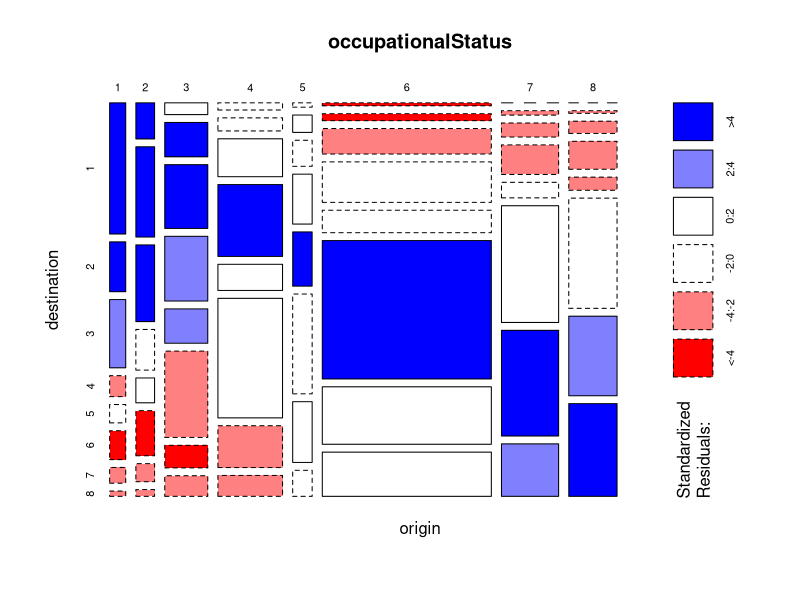
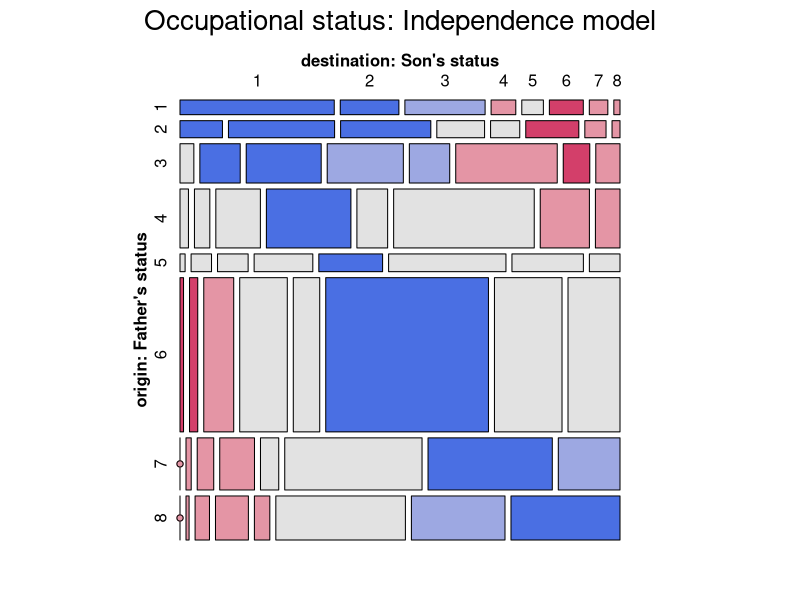
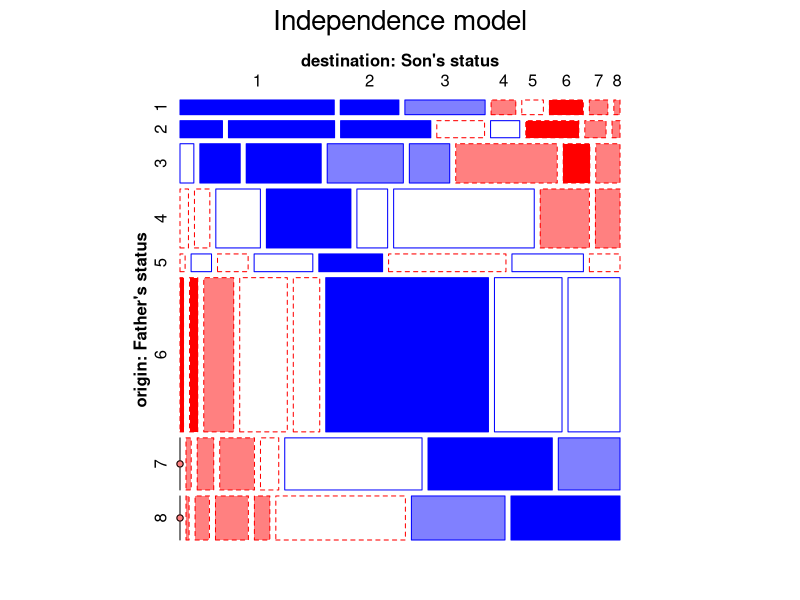
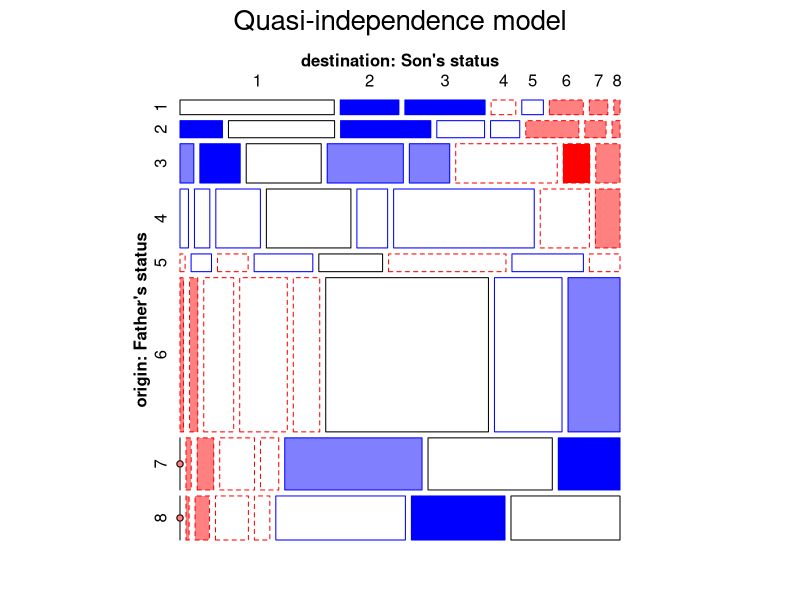
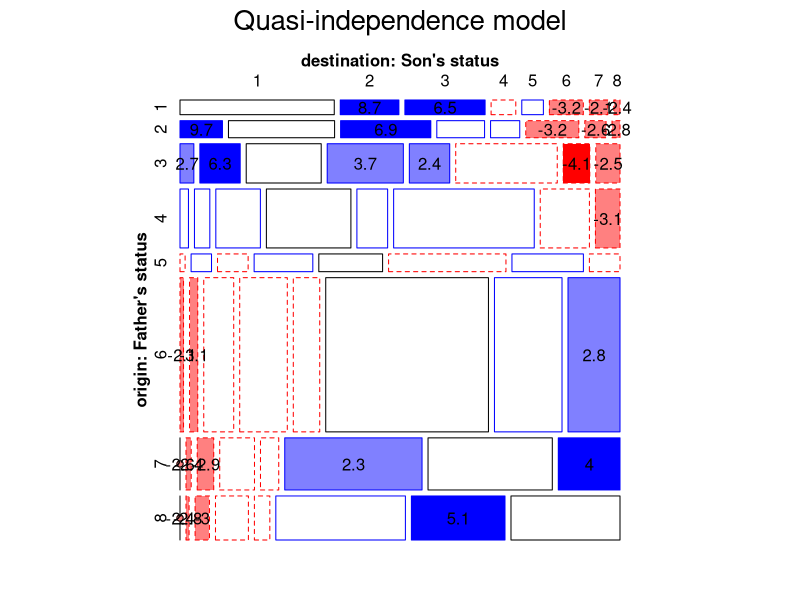
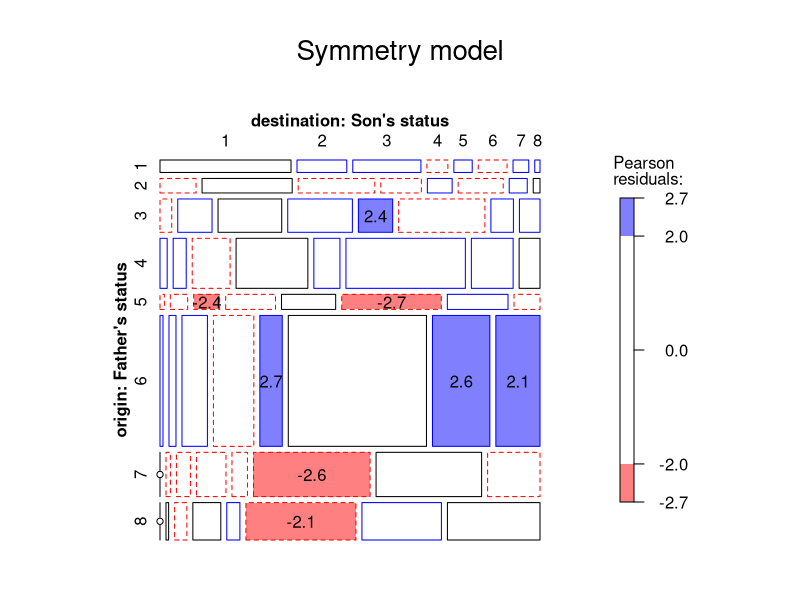
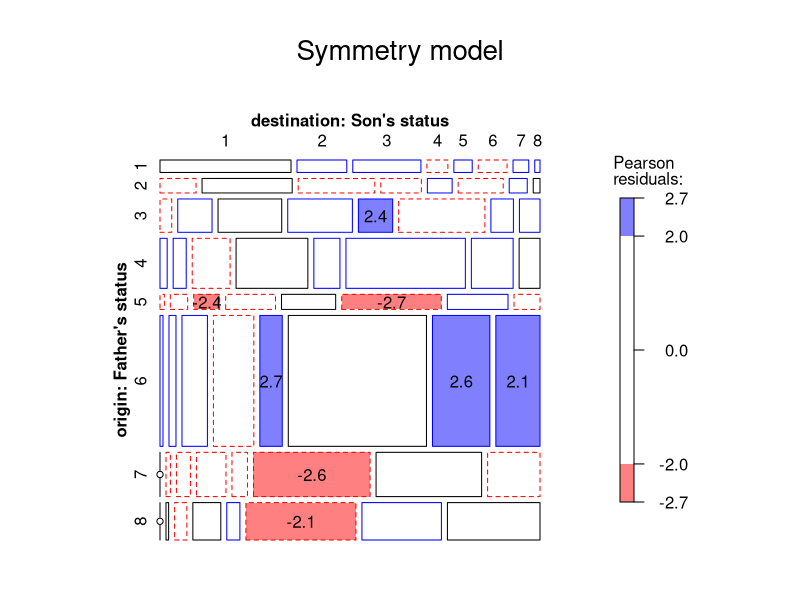
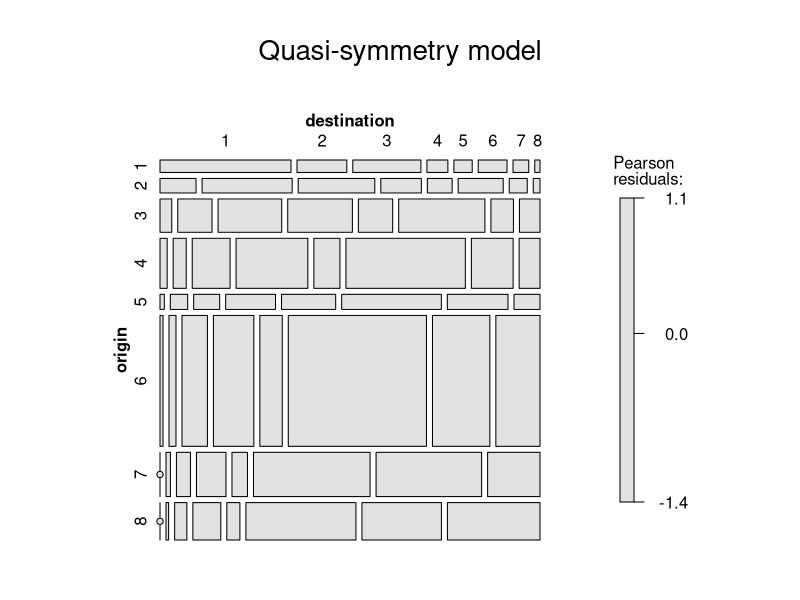

Recreate these plots in R, in order. (Note: this script raises an error after producing the figures.)
# Occupational status data from Goodman (1979) and Duncan (1979)
# Fit a variety of models.  Compare mosaic using expected= to mosaic.glm

library(gnm)
library(vcdExtra)
data(occupationalStatus)
occupationalStatus

# graphics::mosaicplot is the default plot method for a table
plot(occupationalStatus, shade=TRUE)

# define long labels for use in mosaics
long.labels <- list(set_varnames = c(origin="origin: Father's status", 
                                     destination="destination: Son's status"))

mosaic(occupationalStatus, shade=TRUE, 
       main="Occupational status: Independence model", 
       labeling_args = long.labels, 
       legend=FALSE)

# the standard model of independence
indep.glm <- glm(Freq ~ origin + destination, 
                 family=poisson, 
                 data=occupationalStatus)

# the same mosaic, using the fitted model
mosaic(indep.glm, 
       main="Independence model",
       labeling_args = long.labels, 
       legend=FALSE, 
       gp=shading_Friendly)


# fit the model of quasi-independence, ignoring the diagonal cells
quasi.independence <-  gnm(Freq ~ origin + destination + Diag(origin,destination), 
                           family=poisson, data=occupationalStatus)
str(quasi.independence$data)
anova(quasi.independence)

## BUGLET (vcd): the diagonal cells should be considered 0 here--- outlined in black
mosaic(occupationalStatus, 
       expected=fitted(quasi.independence), 
       main="Quasi-independence model", 
       labeling_args = long.labels, 
       legend=FALSE, gp=shading_Friendly)


## using mosaic.gnm
 mosaic(quasi.independence, main="Quasi-independence model",
  labeling_args = long.labels, legend=FALSE, gp=shading_Friendly, labeling=labeling_residuals)


# symmetry model
symmetry <- glm(Freq ~ Symm(origin, destination), 
                family=poisson, 
                data=occupationalStatus)
mosaic(occupationalStatus, expected=fitted(symmetry), main="Symmetry model",
	gp=shading_Friendly, labeling=labeling_residuals, labeling_args = long.labels )

# using mosaic.glm --- OK
mosaic(symmetry, 
       main="Symmetry model", 
       gp=shading_Friendly, 
       labeling=labeling_residuals, 
       labeling_args = long.labels )

quasi.symm <- glm(Freq ~ origin + destination + Symm(origin, destination), 
                  family=poisson, 
                  data=occupationalStatus)
anova(quasi.symm)
mosaic(occupationalStatus, 
       expected=fitted(quasi.symm), 
       main="Quasi-symmetry model")

# model comparisons
anova(independence, quasi.independence, quasi.symm, test="Chisq")

# compare symmetry to quasi summetry
anova(symmetry, quasi.symm, test="Chisq")

# association models
# uniform association, aka linear x linear association
Rscore <- as.vector(row(occupationalStatus))
Cscore <- as.vector(col(occupationalStatus))

uniform <- gnm(Freq ~ origin + destination + Rscore:Cscore, 
               family=poisson, 
               data=occupationalStatus)

mosaic(uniform, 
       main="Uniform association model", 
       labeling_args = long.labels, 
       legend=FALSE,
       gp=shading_Friendly, 
       labeling=labeling_residuals )

RChomog <- gnm(Freq ~ origin + destination + Diag(origin, destination) + 
                 MultHomog(origin, destination), 
               family=poisson, 
               data=occupationalStatus)

mosaic(RChomog, 
       main="RC homogeneous model", 
       labeling_args = long.labels, 
       legend=FALSE,
       gp=shading_Friendly, 
       labeling=labeling_residuals)

# RC1 - heterogeneous association
RC1 <- gnm(Freq ~ origin + destination + Diag(origin, destination) + 
             Mult(origin, destination),	
           family=poisson, 
           data=occupationalStatus)

mosaic(RC1, main="RC heterogeneous model", 
       labeling_args = long.labels, 
       legend=FALSE,
       gp=shading_Friendly, 
       labeling=labeling_residuals)
